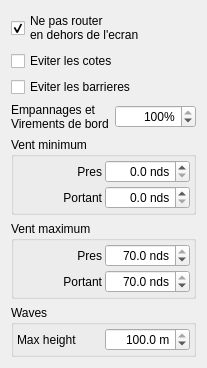
         <widget class="QWidget" name="constraints">
          <property name="geometry">
           <rect>
            <x>0</x>
            <y>0</y>
            <width>207</width>
            <height>344</height>
           </rect>
          </property>
          <attribute name="label">
           <string>Constraints</string>
          </attribute>
          <layout class="QVBoxLayout" name="verticalLayout_19">
           <item>
            <widget class="QCheckBox" name="visibleOnly">
             <property name="text">
              <string>Ne pas router
en dehors de l'ecran</string>
             </property>
             <property name="checked">
              <bool>true</bool>
             </property>
            </widget>
           </item>
           <item>
            <widget class="QCheckBox" name="checkCoast">
             <property name="text">
              <string>Eviter les cotes</string>
             </property>
            </widget>
           </item>
           <item>
            <widget class="QCheckBox" name="checkLines">
             <property name="text">
              <string>Eviter les barrieres</string>
             </property>
            </widget>
           </item>
           <item>
            <layout class="QHBoxLayout" name="horizontalLayout_3">
             <item>
              <widget class="QLabel" name="labelTackGybe">
               <property name="font">
                <font>
                 <weight>50</weight>
                 <bold>false</bold>
                </font>
               </property>
               <property name="text">
                <string>Empannages et
Virements de bord</string>
               </property>
              </widget>
             </item>
             <item>
              <widget class="QSpinBox" name="speedLossOnTack">
               <property name="toolTip">
                <string>Pourcentage de la polaire a appliquer pendant une vacation</string>
               </property>
               <property name="alignment">
                <set>Qt::AlignRight|Qt::AlignTrailing|Qt::AlignVCenter</set>
               </property>
               <property name="suffix">
                <string>%</string>
               </property>
               <property name="minimum">
                <number>1</number>
               </property>
               <property name="maximum">
                <number>100</number>
               </property>
               <property name="singleStep">
                <number>10</number>
               </property>
               <property name="value">
                <number>100</number>
               </property>
              </widget>
             </item>
            </layout>
           </item>
           <item>
            <widget class="QGroupBox" name="groupBox_8">
             <property name="title">
              <string>Vent minimum</string>
             </property>
             <layout class="QVBoxLayout" name="verticalLayout_16">
              <property name="spacing">
               <number>3</number>
              </property>
              <property name="leftMargin">
               <number>3</number>
              </property>
              <property name="topMargin">
               <number>3</number>
              </property>
              <property name="rightMargin">
               <number>3</number>
              </property>
              <property name="bottomMargin">
               <number>3</number>
              </property>
              <item>
               <layout class="QHBoxLayout" name="horizontalLayout_10">
                <item>
                 <widget class="QLabel" name="label_7">
                  <property name="text">
                   <string>Pres</string>
                  </property>
                  <property name="alignment">
                   <set>Qt::AlignRight|Qt::AlignTrailing|Qt::AlignVCenter</set>
                  </property>
                 </widget>
                </item>
                <item>
                 <widget class="QDoubleSpinBox" name="minPres">
                  <property name="enabled">
                   <bool>true</bool>
                  </property>
                  <property name="minimumSize">
                   <size>
                    <width>80</width>
                    <height>0</height>
                   </size>
                  </property>
                  <property name="alignment">
                   <set>Qt::AlignRight|Qt::AlignTrailing|Qt::AlignVCenter</set>
                  </property>
                  <property name="suffix">
                   <string extracomment="nds"> nds</string>
                  </property>
                  <property name="decimals">
                   <number>1</number>
                  </property>
                  <property name="maximum">
                   <double>70.000000000000000</double>
                  </property>
                  <property name="value">
                   <double>0.000000000000000</double>
                  </property>
                 </widget>
                </item>
               </layout>
              </item>
              <item>
               <layout class="QHBoxLayout" name="horizontalLayout_11">
                <item>
                 <widget class="QLabel" name="label_8">
                  <property name="text">
                   <string>Portant</string>
                  </property>
                  <property name="alignment">
                   <set>Qt::AlignRight|Qt::AlignTrailing|Qt::AlignVCenter</set>
                  </property>
                 </widget>
                </item>
                <item>
                 <widget class="QDoubleSpinBox" name="minPortant">
                  <property name="enabled">
                   <bool>true</bool>
                  </property>
                  <property name="alignment">
                   <set>Qt::AlignRight|Qt::AlignTrailing|Qt::AlignVCenter</set>
                  </property>
                  <property name="suffix">
                   <string extracomment="nds"> nds</string>
                  </property>
                  <property name="decimals">
                   <number>1</number>
                  </property>
                  <property name="maximum">
                   <double>70.000000000000000</double>
                  </property>
                  <property name="value">
                   <double>0.000000000000000</double>
                  </property>
                 </widget>
                </item>
               </layout>
              </item>
             </layout>
            </widget>
           </item>
           <item>
            <widget class="QGroupBox" name="groupBox_9">
             <property name="title">
              <string>Vent maximum</string>
             </property>
             <layout class="QVBoxLayout" name="verticalLayout_15">
              <property name="spacing">
               <number>3</number>
              </property>
              <property name="leftMargin">
               <number>3</number>
              </property>
              <property name="topMargin">
               <number>3</number>
              </property>
              <property name="rightMargin">
               <number>3</number>
              </property>
              <property name="bottomMargin">
               <number>3</number>
              </property>
              <item>
               <layout class="QHBoxLayout" name="horizontalLayout_7">
                <item>
                 <widget class="QLabel" name="label_9">
                  <property name="text">
                   <string>Pres</string>
                  </property>
                  <property name="alignment">
                   <set>Qt::AlignRight|Qt::AlignTrailing|Qt::AlignVCenter</set>
                  </property>
                 </widget>
                </item>
                <item>
                 <widget class="QDoubleSpinBox" name="maxPres">
                  <property name="enabled">
                   <bool>true</bool>
                  </property>
                  <property name="minimumSize">
                   <size>
                    <width>80</width>
                    <height>0</height>
                   </size>
                  </property>
                  <property name="alignment">
                   <set>Qt::AlignRight|Qt::AlignTrailing|Qt::AlignVCenter</set>
                  </property>
                  <property name="suffix">
                   <string extracomment="nds"> nds</string>
                  </property>
                  <property name="decimals">
                   <number>1</number>
                  </property>
                  <property name="maximum">
                   <double>70.000000000000000</double>
                  </property>
                  <property name="value">
                   <double>70.000000000000000</double>
                  </property>
                 </widget>
                </item>
               </layout>
              </item>
              <item>
               <layout class="QHBoxLayout" name="horizontalLayout_9">
                <item>
                 <widget class="QLabel" name="label_10">
                  <property name="text">
                   <string>Portant</string>
                  </property>
                  <property name="alignment">
                   <set>Qt::AlignRight|Qt::AlignTrailing|Qt::AlignVCenter</set>
                  </property>
                 </widget>
                </item>
                <item>
                 <widget class="QDoubleSpinBox" name="maxPortant">
                  <property name="enabled">
                   <bool>true</bool>
                  </property>
                  <property name="alignment">
                   <set>Qt::AlignRight|Qt::AlignTrailing|Qt::AlignVCenter</set>
                  </property>
                  <property name="suffix">
                   <string extracomment="nds"> nds</string>
                  </property>
                  <property name="decimals">
                   <number>1</number>
                  </property>
                  <property name="maximum">
                   <double>70.000000000000000</double>
                  </property>
                  <property name="value">
                   <double>70.000000000000000</double>
                  </property>
                 </widget>
                </item>
               </layout>
              </item>
             </layout>
            </widget>
           </item>
           <item>
            <widget class="QGroupBox" name="groupBox_7">
             <property name="title">
              <string>Waves</string>
             </property>
             <layout class="QHBoxLayout" name="horizontalLayout_8">
              <property name="spacing">
               <number>3</number>
              </property>
              <property name="leftMargin">
               <number>3</number>
              </property>
              <property name="topMargin">
               <number>3</number>
              </property>
              <property name="rightMargin">
               <number>3</number>
              </property>
              <property name="bottomMargin">
               <number>3</number>
              </property>
              <item>
               <widget class="QLabel" name="label_20">
                <property name="text">
                 <string>Max height</string>
                </property>
               </widget>
              </item>
              <item>
               <widget class="QDoubleSpinBox" name="maxWaveHeight">
                <property name="alignment">
                 <set>Qt::AlignRight|Qt::AlignTrailing|Qt::AlignVCenter</set>
                </property>
                <property name="suffix">
                 <string> m</string>
                </property>
                <property name="decimals">
                 <number>1</number>
                </property>
                <property name="maximum">
                 <double>100.000000000000000</double>
                </property>
                <property name="singleStep">
                 <double>1.000000000000000</double>
                </property>
                <property name="value">
                 <double>100.000000000000000</double>
                </property>
               </widget>
              </item>
             </layout>
            </widget>
           </item>
           <item>
            <spacer name="verticalSpacer_3">
             <property name="orientation">
              <enum>Qt::Vertical</enum>
             </property>
             <property name="sizeHint" stdset="0">
              <size>
               <width>20</width>
               <height>5</height>
              </size>
             </property>
            </spacer>
           </item>
          </layout>
         </widget>
